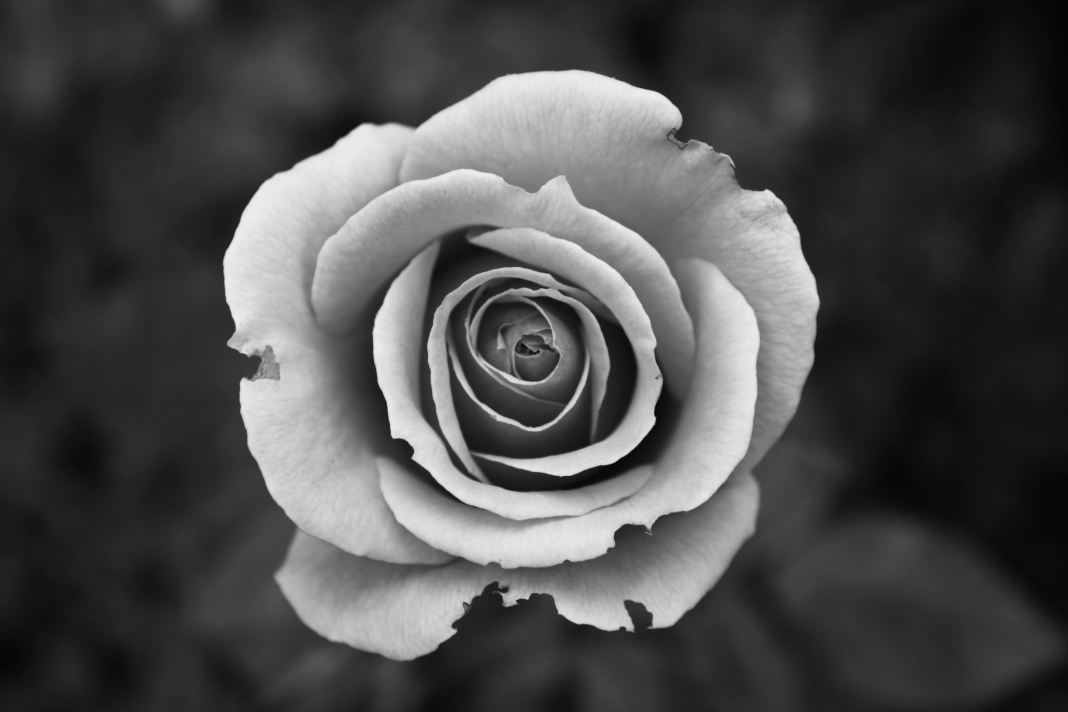
#> input picture b&w.jpeg, 4272 x 2848 px (shown at 1/4 size)
$ python Frequency_Filters.py
#> lines starting #> are read from the running program, lines starting #| are printed output that depends on the picture
import numpy as np
import matplotlib.pyplot as plt
from skimage.color import rgb2gray
from skimage import io, transform, color

# Read the image
A = io.imread('b&w.jpeg')
#> A is the input picture: shape (2848, 4272, 3); mean R, G, B 76.4, 76.5, 76.3

# Resize the image to the desired resolution (600, 800)
A_resized = transform.resize(A, (600, 800), anti_aliasing=True)
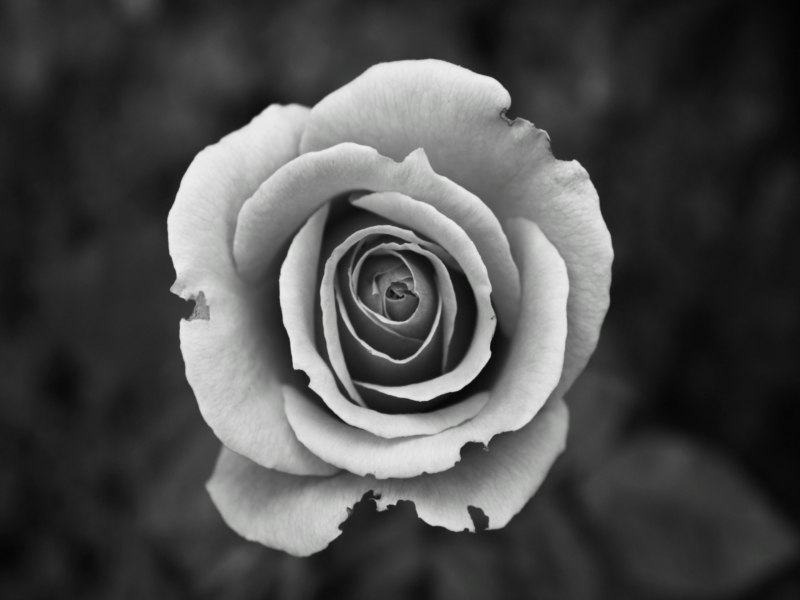
#> A_resized: shape (600, 800, 3) float64; mean R, G, B 0.3, 0.3, 0.299

# Convert the resized image to grayscale
Abw = color.rgb2gray(A_resized)

# Add noise to the grayscale image
B = Abw + 0.5 * np.random.randn(600, 800)
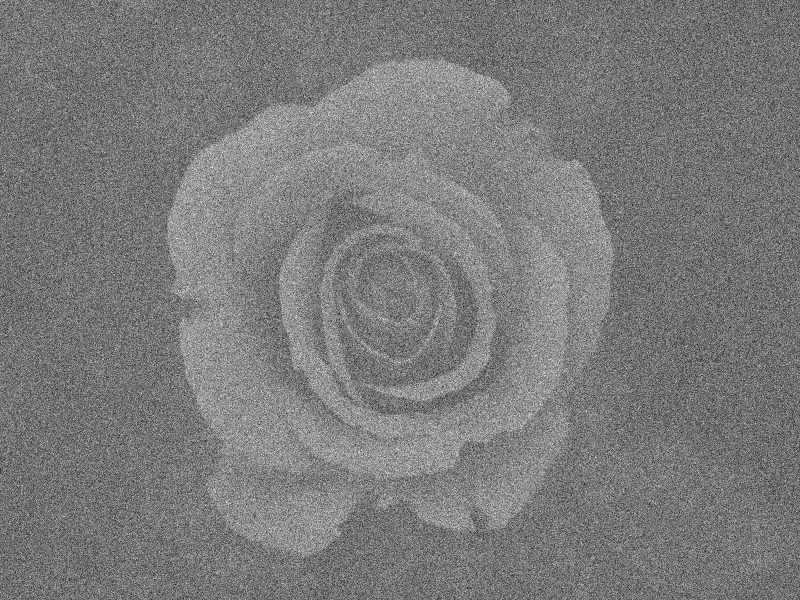
#> B: shape (600, 800) float64; min -2.21, max 2.98, mean 0.301; drawn with min black and max white

# Perform FFT and shift for the original image
At = np.fft.fft2(Abw)
Ats = np.fft.fftshift(At)
A_spectrum = np.abs(Ats)

# Perform FFT and shift for the noisy image
Bt = np.fft.fft2(B)
Bts = np.fft.fftshift(Bt)
B_spectrum = np.abs(Bts)

# Create a low-pass filter
Fs = np.zeros((600, 800))
width = 50
mask = np.ones((2*width+1, 2*width+1))
Fs[300-width:300+width+1, 400-width:400+width+1] = mask

# Apply the filter to the noisy image in the frequency domain
btsf = np.multiply(Bts, Fs)
btf = np.fft.ifftshift(btsf)
bf = np.fft.ifft2(btf)
bf = np.abs(bf)  # Take the absolute value to get the real part of the image
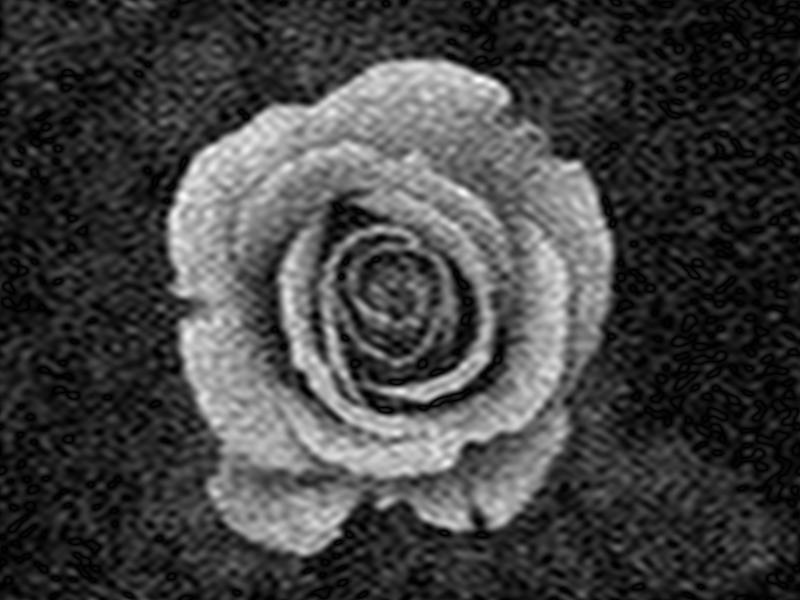
#> bf: shape (600, 800) float64; min 2.25e-06, max 1.18, mean 0.304; drawn with min black and max white

# Perform FFT and shift for the filtered image
Bf_fft = np.fft.fft2(bf)
Bf_fft_shifted = np.fft.fftshift(Bf_fft)
Bf_spectrum = np.abs(Bf_fft_shifted)

# Plotting
plt.figure(figsize=(15, 10))

# Original Image
plt.subplot(2, 3, 1)
plt.title("Original Image")
plt.imshow(Abw, cmap='gray')

# Filtered Image
plt.subplot(2, 3, 3)
plt.title("Filtered Image")
plt.imshow(bf, cmap='gray')

# Noisy Image and its FFT
plt.subplot(2, 3, 2)
plt.title("Noisy Image")
plt.imshow(B, cmap='gray')

plt.subplot(2, 3, 4)
plt.title("FFT of Noisy Image")
plt.imshow(np.log(1 + B_spectrum), cmap='hot')

# Original Image FFT
plt.subplot(2, 3, 5)
plt.title("FFT of Original Image")
plt.imshow(np.log(1 + A_spectrum), cmap='hot')

# FFT of Filtered Image
plt.subplot(2, 3, 6)
plt.title("FFT of Filtered Image")
plt.imshow(np.log(1 + Bf_spectrum), cmap='hot')

# Show all plots
plt.tight_layout()
plt.show()
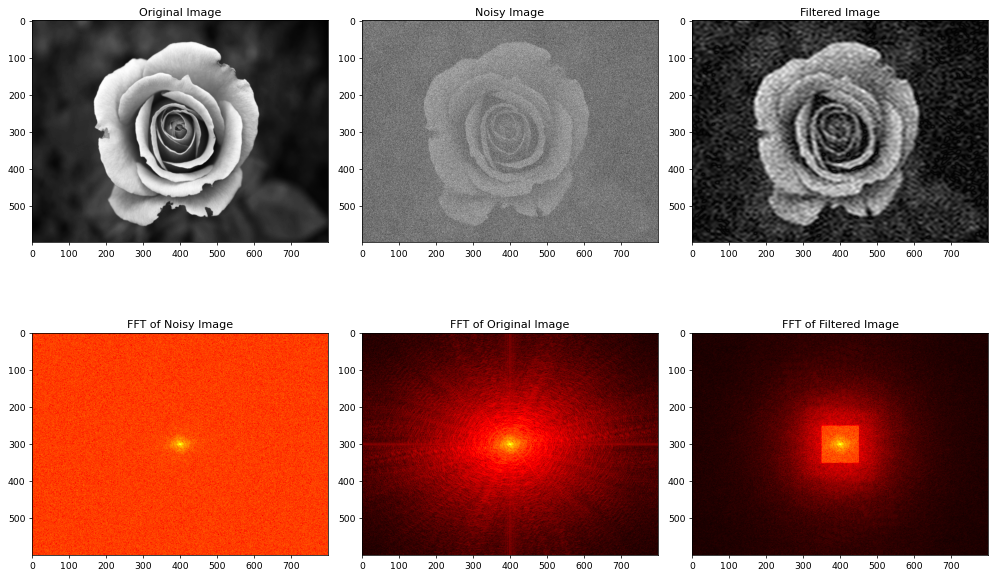
#> figure drawn by matplotlib, 6 panels

$ run again, with sunflower.jpeg copied over b&w.jpeg
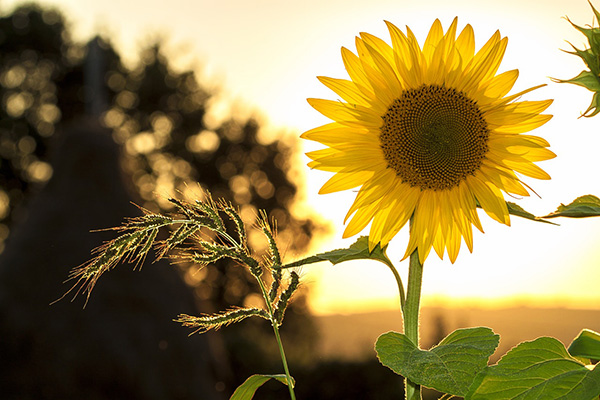
#> input picture sunflower.jpeg, 600 x 400 px
#> A is the input picture: shape (400, 600, 3); mean R, G, B 146.8, 128.9, 78.6
#> `B = Abw + 0.5 * np.random.randn(600, 800)`:
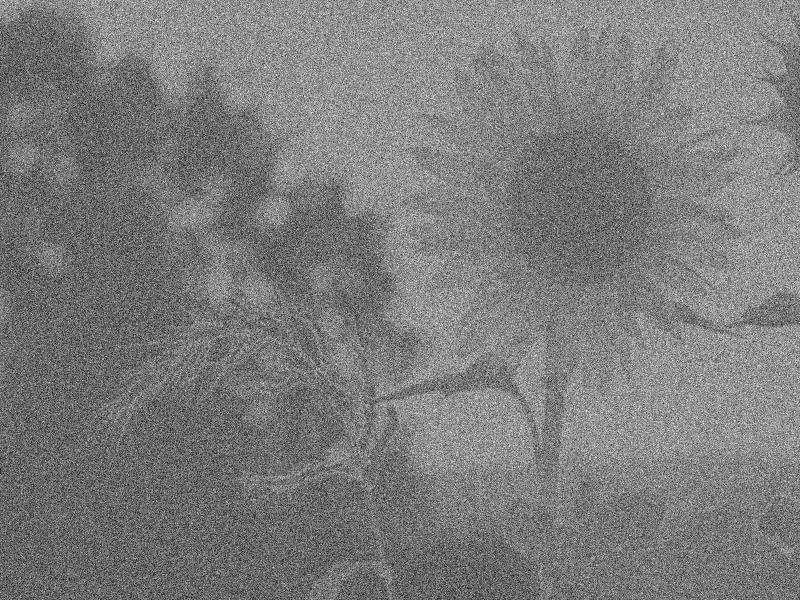
#> B: shape (600, 800) float64; min -2.06, max 3.18, mean 0.507; drawn with min black and max white
#> `bf = np.abs(bf)`:
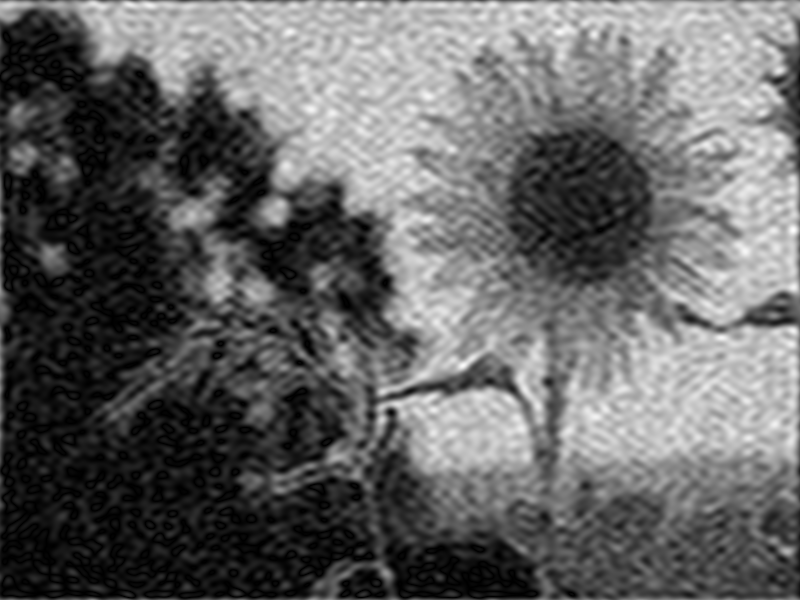
#> bf: shape (600, 800) float64; min 3.74e-07, max 1.3, mean 0.511; drawn with min black and max white
